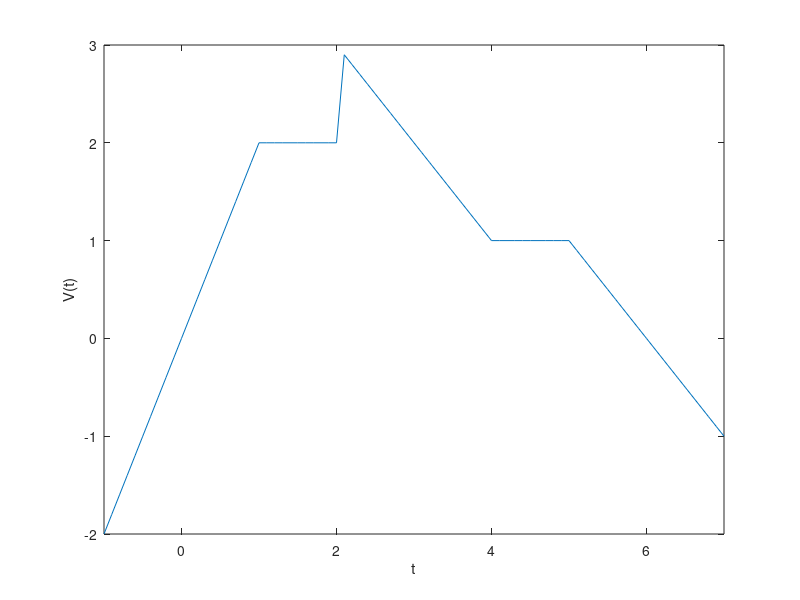

This figure's MATLAB source: (Note: this script raises an error after producing the figure.)
clc;
clearvars;
t = -1:0.1:7;
final_sig = zeros(1, length(t));

for i = 1:length(t)
    if(t(i) <= 1)
        final_sig(i) = 2 * t(i);
    elseif(t(i) > 1 && t(i) <= 2)
        final_sig(i) = 2;
    elseif(t(i) > 2 && t(i) <= 4)
        final_sig(i) = 5 - t(i);
    elseif(t(i) > 4 && t(i) <= 5)
        final_sig(i) = 1;
    else
        final_sig(i) = 6 - t(i);
    end
end

plot(t, final_sig);
xlabel('t');
ylabel('V(t)');
xlim([-1, 7]);
ylim([-2, 3]);
sgtitle("Q1 - PostLab - 22102109");